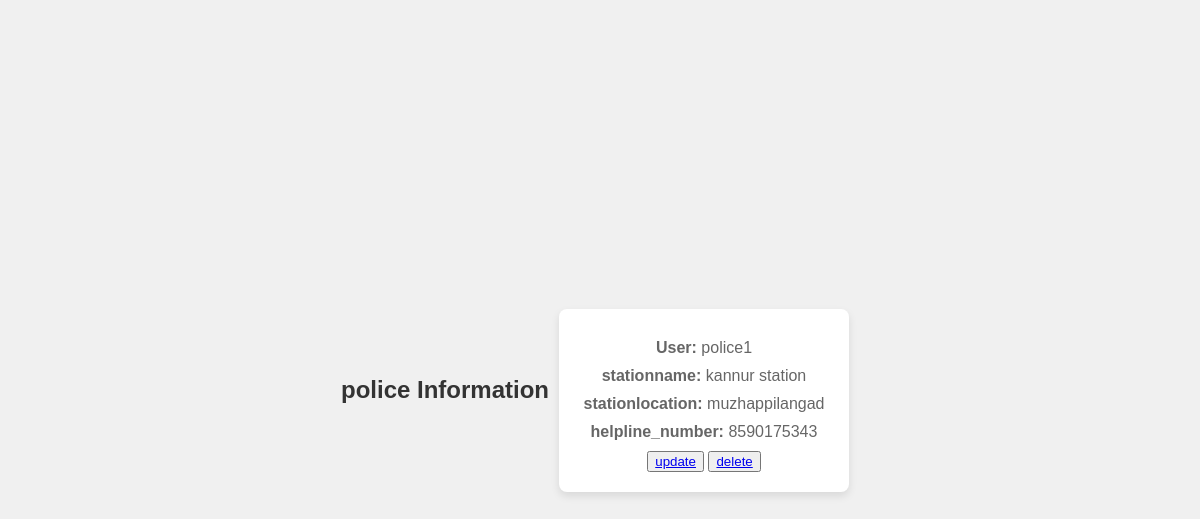
The app's page /adminpolicelistview, older data.
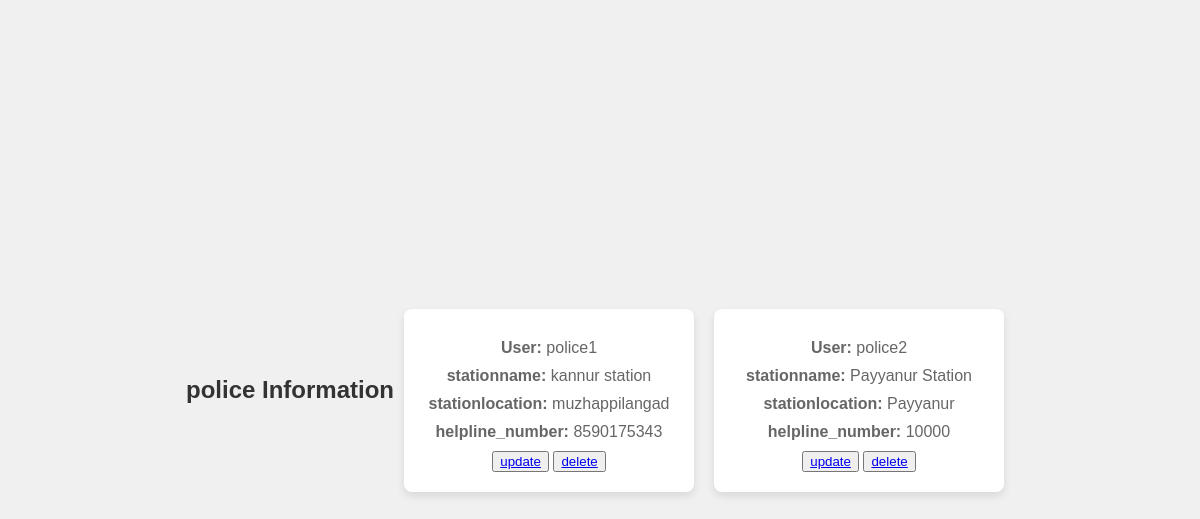
The same page, newer data.
### app/models.py (models this page shows, shortened)
class PoliceProfile(models.Model):
    user = models.OneToOneField(User, on_delete=models.CASCADE, related_name="police_profile")
    station_name = models.CharField(max_length=200)
    police_station_location=models.CharField(max_length=200)
    helpline_number = models.CharField(max_length=20, null=True)

class User(AbstractUser):
    ROLE_CHOICES = [
        ("admin","Admin"),
        ("user", "User"),
        ("police","police")
    ]
    role = models.CharField(max_length=200, choices=ROLE_CHOICES, default="user")

### app/views.py (the view)
# urls.py: path("adminpolicelistview",AdminpoliceListView.as_view(),name="adminlistpolice")
class AdminpoliceListView(ListView):
    template_name="adminpolicelist.html"
    model=PoliceProfile
    context_object_name="data"

### app/templates/adminpolicelist.html (shortened to what this page needs)
<!DOCTYPE html>
{% load static %}
<html lang="en">
<head>
</head>
<body>
    <div class="container">
        <h2>police Information</h2>
        {% for d in data %}
        <div class="card">
            <p><strong>User:</strong> {{ d.user }}</p>
            <p><strong>stationname:</strong> {{ d.station_name }}</p>
            <p><strong>stationlocation:</strong> {{ d.police_station_location }}</p>
            <p><strong>helpline_number:</strong> {{ d.helpline_number }}</p>
                <button type="submit"><a href="{% url 'updatepolice'  d.id %}">update</a></button>
                <button type="submit"><a href="{% url 'police-delete'  d.id %}">delete</a></button>
        </div>
        {% endfor %}
    </div>
</body>
</html>

Row changes from the older to the newer data that the page shows:
added PoliceProfile: user "police2", station_name "Payyanur Station", police_station_location "Payyanur", helpline_number "10000"
